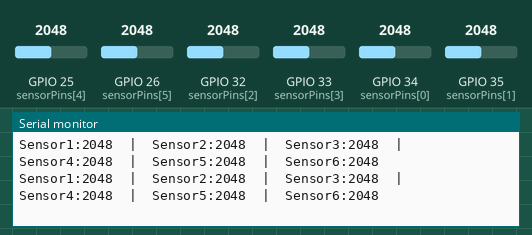
Bench run of a sketch on a simulated ESP32. On the bench: the last lines printed to the serial monitor. Inputs (shaded band) come from the test bench; at power-on: GPIO 25 (sensorPins[4]) = 2048, GPIO 26 (sensorPins[5]) = 2048, GPIO 32 (sensorPins[2]) = 2048, GPIO 33 (sensorPins[3]) = 2048, GPIO 34 (sensorPins[0]) = 2048, GPIO 35 (sensorPins[1]) = 2048 (analog values on the 0–4095 scale).

Above: at 1.2 s.
1.3 s: GPIO 25 (sensorPins[4]) set to 2866
At 1.36 s:
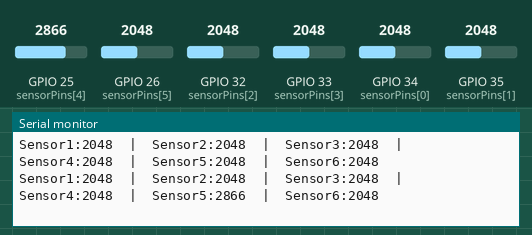
2.8 s: GPIO 26 (sensorPins[5]) set to 2866
At 2.81 s:
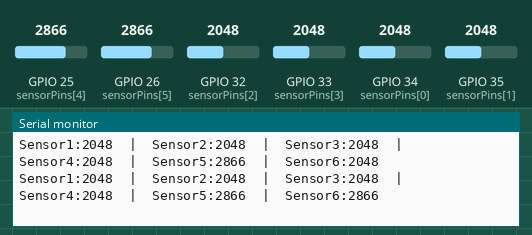
4.3 s: GPIO 32 (sensorPins[2]) set to 2866
At 4.36 s:
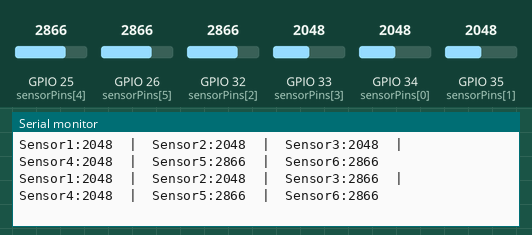
5.8 s: GPIO 33 (sensorPins[3]) set to 2866
At 5.82 s:
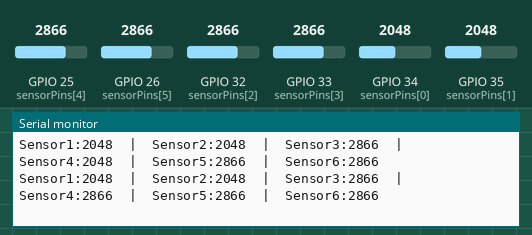
7.3 s: GPIO 34 (sensorPins[0]) set to 2866
At 7.37 s:
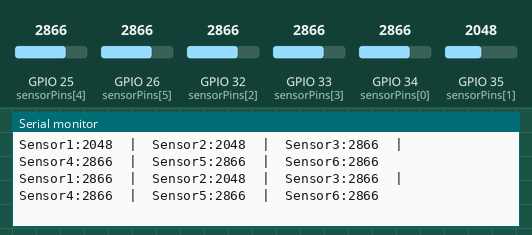
8.8 s: GPIO 35 (sensorPins[1]) set to 2866
At 8.82 s:
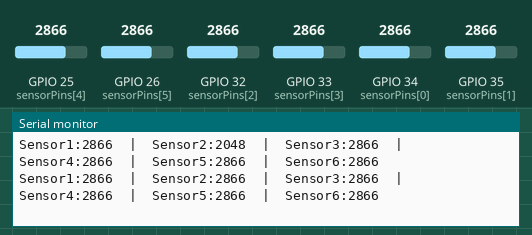

Measured:
- after the input at 1.3 s, the serial monitor: prints a new line after 0.05 s (image 1)
- after the input at 2.8 s, the serial monitor: prints a new line at once (image 2)
- after the input at 4.3 s, the serial monitor: prints a new line after 0.06 s (image 3)
- after the input at 5.8 s, the serial monitor: prints a new line at once (image 4)
- after the input at 7.3 s, the serial monitor: prints a new line after 0.07 s (image 5)
- after the input at 8.8 s, the serial monitor: prints a new line at once (image 6)

The sketch:

sensor.ino
```cpp
#include <Arduino.h>


const int sensorPins[6] = {34, 35, 32, 33, 25, 26};

// Array om de 6 onbewerkte waarden in op te slaan
int sensorWaarden[6];

void setup() {
  Serial.begin(115200);
  Serial.println("Start Sensor Proof of Concept (Raw ADC waarden)");

  // Benut het maximale bereik: forceer de ESP32 expliciet naar 12-bit resolutie
  analogReadResolution(12);

  // Analoge pinnen hoef je op een ESP32 niet per se met pinMode() in te stellen
}

void loop() {
  // 1. Lees alle 6 sensoren onafhankelijk van elkaar uit
  for (int i = 0; i < 6; i++) {
    sensorWaarden[i] = analogRead(sensorPins[i]);
  }

  // 2. Print de waarden netjes op één regel gescheiden door komma's of tabs
  // (Dit format is ideaal voor de Arduino 'Serial Plotter' tool)
  for (int i = 0; i < 6; i++) {
    Serial.print("Sensor");
    Serial.print(i + 1);
    Serial.print(":");
    Serial.print(sensorWaarden[i]);

    // Voeg een spatie toe tussen de metingen, behalve bij de laatste
    if (i < 5) {
      Serial.print("  |  ");
    }
  }

  Serial.println(); // Sluit de regel af voor de volgende meetcyclus

  delay(100); // 10 metingen per seconde is perfect om het met het oog te kunnen volgen
}
```
